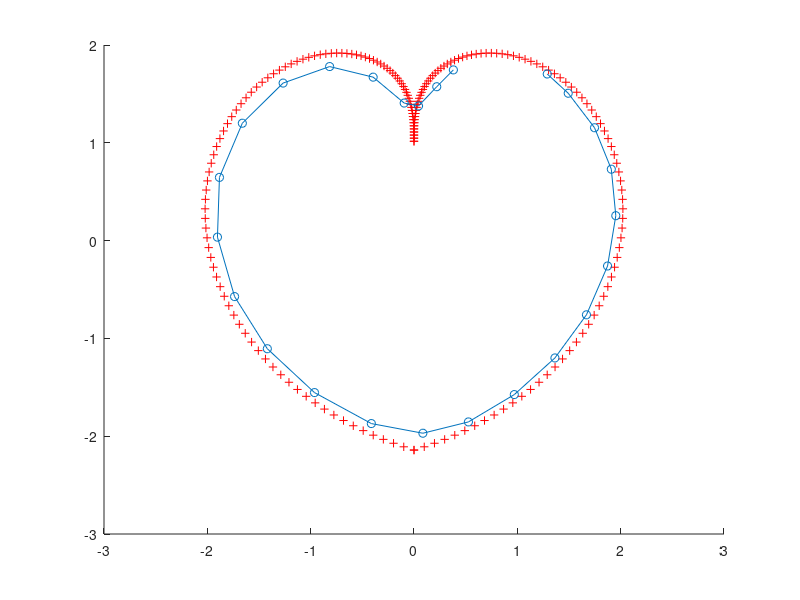

Write the MATLAB code that produced this figure.
clc
clear
% Train data
t = linspace(-pi,pi,200);
trainX = [t.*sin(pi*sin(t)./t); 1-abs(t).*cos(pi*sin(t)./t)]; % 2x200 matrix, column-wise points
% SOM
%   initialization
neurons = zeros(2,25);
sigma0 = sqrt(25^2+1)/2;
for epoch = 1:500
    lr = 0.1*exp(-epoch/500);
    sigma = sigma0*exp(-epoch/(500/log(sigma0)));
    for i = 1:size(trainX,2)
        dis = sum((trainX(:,i) - neurons).^2,1);
        [~,winner] = min(dis,[],2);
        d = abs([1:25]-winner);
        h = exp(-d.^2/(2*sigma^2));
        % Update
        neurons = neurons + lr*h.*(trainX(:,i) - neurons);
    end
end
hold on
plot(trainX(1,:),trainX(2,:),'+r');
plot(neurons(1,:),neurons(2,:),'o-');
hold off







